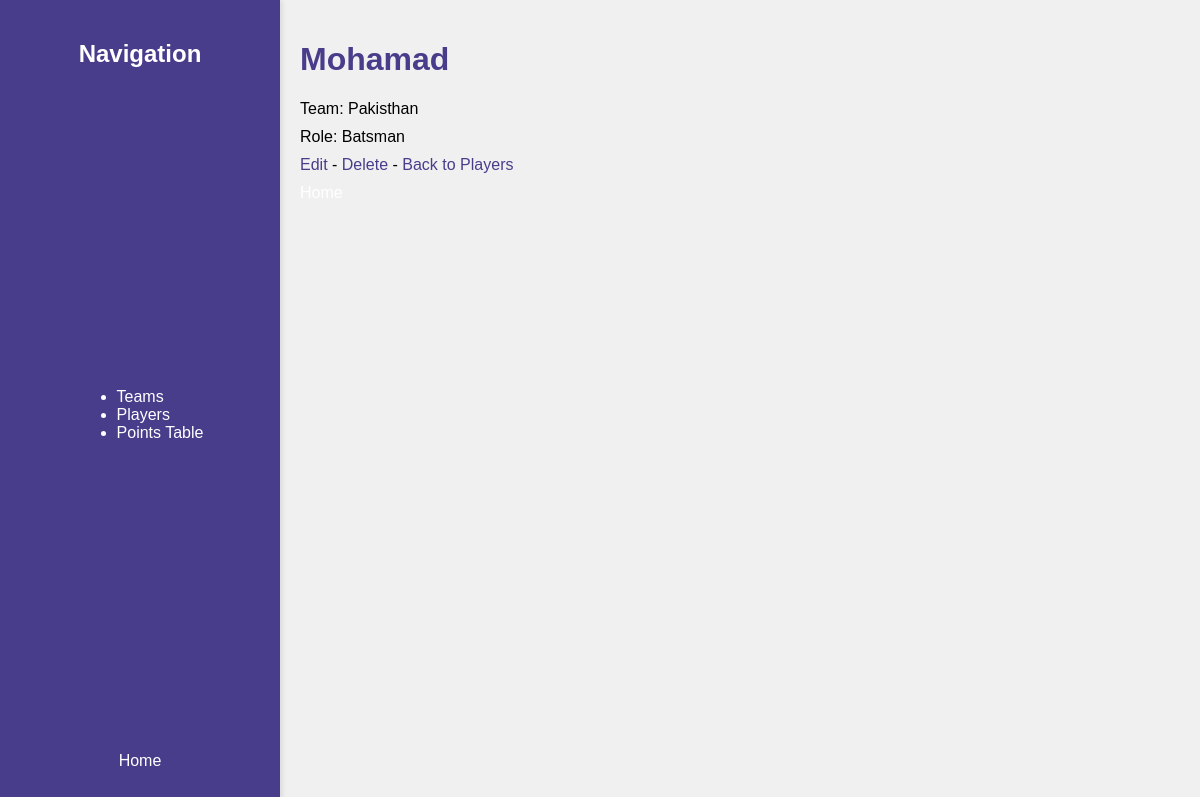
Page /players/12/ on the committed database.
### cricket_app/models.py (models this page shows, shortened)
class Player(models.Model):
    team = models.ForeignKey(Team, on_delete=models.CASCADE)
    name = models.CharField(max_length=255)
    role = models.CharField(max_length=255)

class Team(models.Model):
    name = models.CharField(max_length=255)
    logo = models.ImageField(upload_to='team_logos/', null=True, blank=True)
    def __str__(self):
        return self.name

### cricket_app/views.py (the view)
# urls.py: path('players/<int:pk>/', player_detail, name='player_detail'),
def player_detail(request, pk):
    player = get_object_or_404(Player, pk=pk)
    return render(request, 'player_detail.html', {'player': player})

### cricket_app/templates/player_detail.html (shortened to what this page needs)
<!DOCTYPE html>
<html lang="en">
<head>
</head>
<body>
    <div id="left-frame">
        <h2>Navigation</h2>
        <ul>
            <li><a href="{% url 'team_list' %}">Teams</a></li>
            <li><a href="{% url 'player_list' %}">Players</a></li>
            <li><a href="{% url 'points_table' %}">Points Table</a></li>
        </ul>
        <p><a href="{% url 'home' %}">Home</a></p>
    </div>
    <div id="right-frame">
        <h1>{{ player.name }}</h1>
        <p>Team: {{ player.team }}</p>
        <p>Role: {{ player.role }}</p>
        <p>
            <a href="{% url 'player_edit' pk=player.pk %}" style="color:#483d8b">Edit</a> -
            <a href="{% url 'player_delete' pk=player.pk %}"style="color:#483d8b">Delete</a> -
            <a href="{% url 'player_list' %}"style="color:#483d8b">Back to Players</a>
        </p>
        <p><a href="{% url 'home' %}">Home</a></p>
    </div>
</body>
</html>

### cricket_app/templates/player_detail.html (style rules this page uses)
body { font-family: 'Arial', sans-serif; margin: 0; padding: 0; background-color: #f0f0f0; display: flex; height: 100vh; }
#left-frame { width: 20%; background-color: #483d8b; color: white; padding: 20px; box-shadow: 2px 0 5px rgba(0, 0, 0, 0.1); display: flex; flex-direction: column; align-items: center; justify-content: space-between; }
#right-frame { flex: 1; padding: 20px; }
h1 { color: #483d8b; }
p { margin: 10px 0; }
a { color: white; text-decoration: none; }

### rows in the picture
Player: name "Mohamad", team "Pakisthan", role "Batsman"
